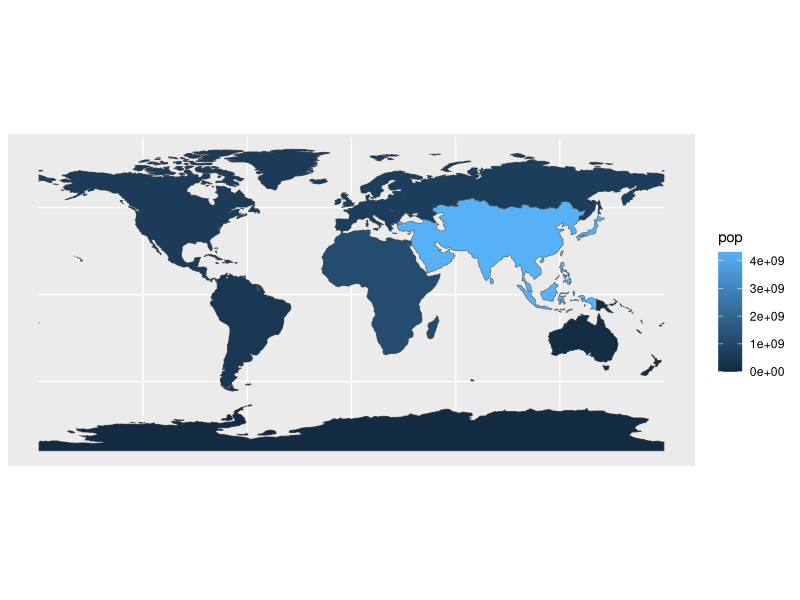
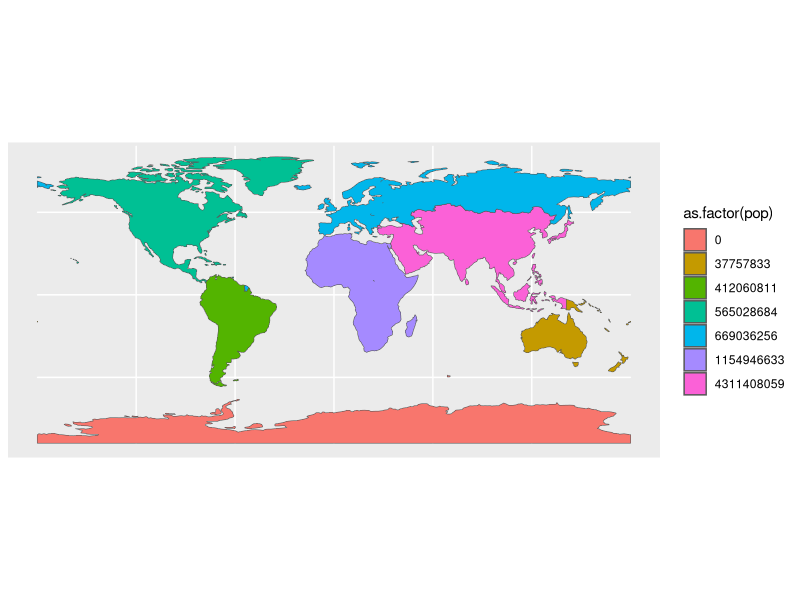
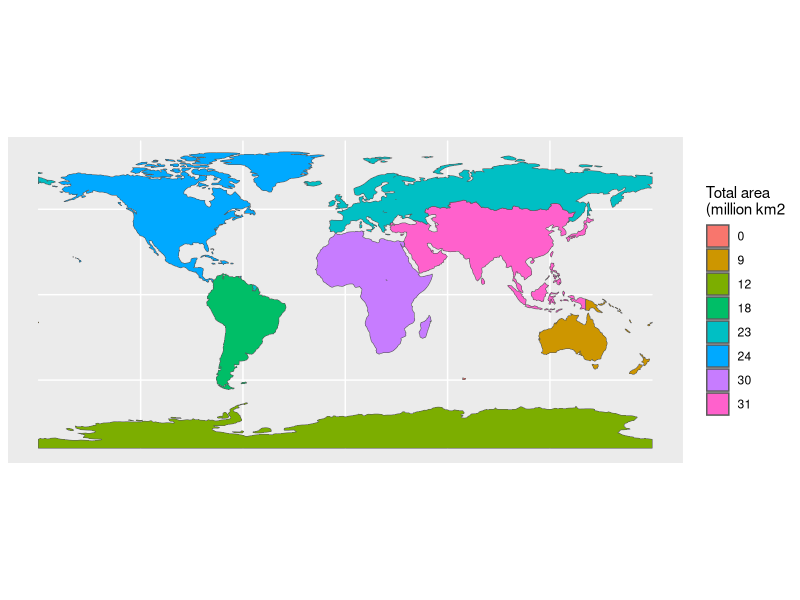
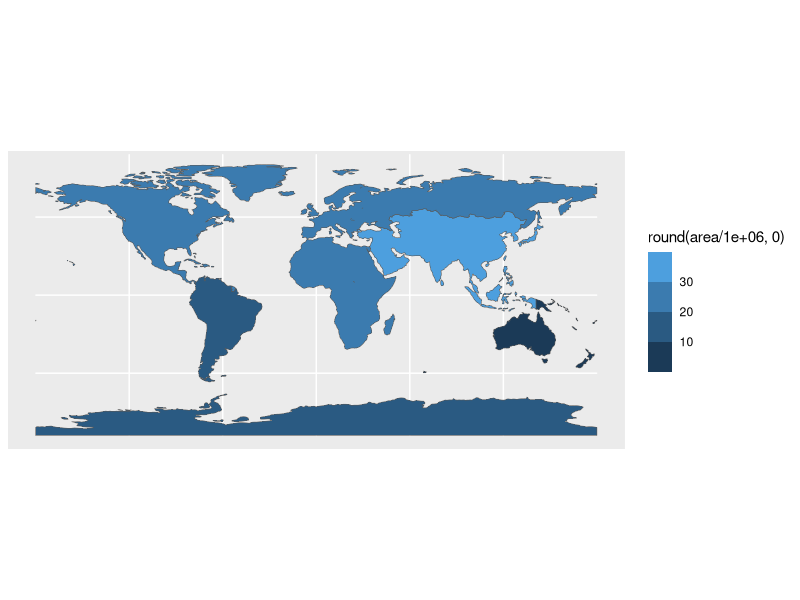
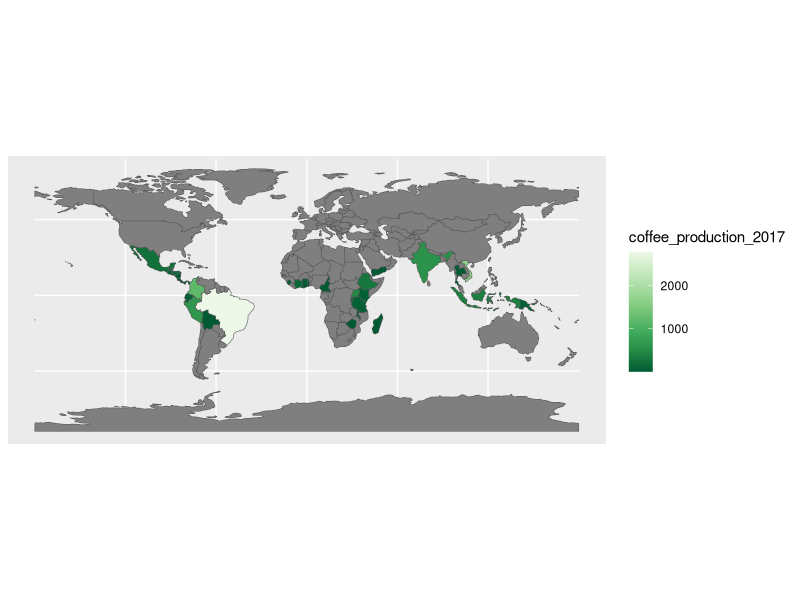
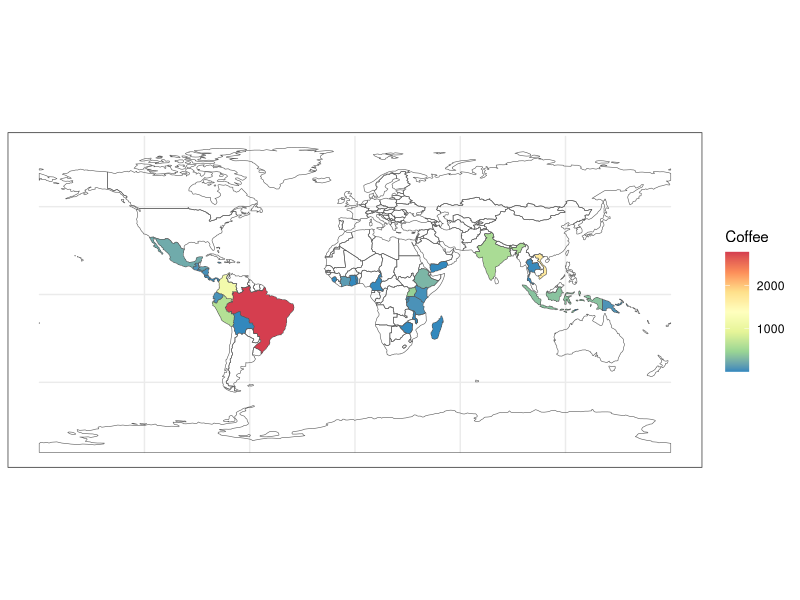

Source code (R) for these figures, in order: (Note: this script raises an error after producing the figures.)
## ------------------------------------------------------
## 01_CLASS03.R - R Script for Lecture 03 (GIS course).

# version: 1.0
# Author: Bruno Conte Leite @2023-24
# b.conte@unibo.it

## ------------------------------------------------------

library(sf) # simple features' library
library(spData) # library of spatial datasets
library(tidyverse) # dplyr, ggplot, ...

# 1. SF ATTRIBUTE OPERATIONS ----

# Let us use the world dataset for that:
sf.world <- world

# 1.1. Basic operations:

# Slicing (choosing rows):
sf.world[1:3,] # basic R 'vector' syntax
sf.world %>% # tidyverse syntax 
  slice(1:3)

# Selecting (choosing columns
# /variables):
sf.world[,1:3]
sf.world %>% 
  select(1:3) # or by names, as we already did

# Filtering: countries whose area>200.000 km2
sf.world %>% 
  filter(area_km2>200000) # select variables

# Filtering: note that there is an underlying
# logical vector (TRUE/FALSE):
sf.world$area_km2>200000
logical.vector <- sf.world$area_km2>200000
sf.world[logical.vector,]


# 1.2. Aggregating

# Let us start with a simple data.frame 
# example (no geometry):
df.world <- st_drop_geometry(sf.world) # it is just a data set

# Aggregating (collapsing, in Stata) total
# area in each continent:

df.world %>% 
  group_by(continent) %>% 
  summarise(total_area = sum(area_km2))

# Multiple variables:
df.world %>% 
  group_by(continent) %>% 
  summarise(total_area = sum(area_km2), average_pop = mean(pop))
# Watch out for missing data (NA)!!!

df.world %>% 
  group_by(continent) %>% 
  summarise(total_area = sum(area_km2), average_pop = mean(pop,na.rm=T))
# NaN: average of zeros/NA; that is missing data in
# all observations of the group (continent)

rm(df.world)

# Aggregating SF: also aggregate geometries
# (if polygons, make them multipolygon AND
# join the polygons that touch one another)

sf.world.agg <- world %>% 
  group_by(continent) %>% 
  summarize(pop = sum(pop))

# Likely error: how to solve it?
# https://stackoverflow.com/questions/68478179/how-to-resolve-spherical-geometry-failures-when-joining-spatial-data
sf_use_s2(F)
# be careful with this: it is happening because this
# geometry has low precision! Not reccomended!

sf.world.agg <- sf.world %>% 
  group_by(continent) %>% 
  summarize(pop = sum(pop,na.rm=T))

ggplot(sf.world.agg) +
  geom_sf(aes(fill=pop))

# Using factors inside aesthetics
# (transform continuous scale into
# discrete):
ggplot(sf.world.agg) +
  geom_sf(aes(fill=as.factor(pop)))

# Multiple aggregation:
sf.world.agg <- sf.world %>% 
  group_by(continent) %>% 
  summarise(pop = sum(pop,na.rm = T), area = sum(area_km2,na.rm = T))

ggplot(sf.world.agg) +
  geom_sf(aes(fill=as.factor(round(area/1e6,0)))) +
  scale_fill_discrete(name = 'Total area\n(million km2')
  # what is scale_*()?

ggplot(sf.world.agg) +
  geom_sf(aes(fill=round(area/1e6,0))) +
  scale_fill_binned()
# what is scale_*()?

rm(sf.world.agg)

# 3.3. Vector merging (joining):

# Suppose we have an additional dataset
df.coffe <- coffee_data
df.coffe

# Merging (joining it) to the sf:

sf.world.merged <-sf.world %>% 
  left_join(df.coffe)
# all variables from sf.world linked to
# coffe production from df.coffee!

sf.world.merged %>% 
  select(name_long,continent,coffee_production_2017)

ggplot(sf.world.merged) +
  geom_sf(aes(fill=coffee_production_2017)) +
  scale_fill_distiller(palette = 'Greens')

ggplot(sf.world.merged) +
  geom_sf(aes(fill=coffee_production_2017)) +
  scale_fill_distiller(name = 'Coffee', palette = 'Spectral', na.value = NA) +
  theme_bw()

# What if the "merging variables" between datasets
# do not have the same names?

# Here I artificially change names in the coffe data:
df.coffe <- df.coffe %>% 
  rename(country.name = name_long)

# Try to merge:
sf.world %>% 
  left_join(df.coffe)

# Telling which variables link the two datasets:
sf.world %>% 
  left_join(df.coffe,by = c(name_long =  'country.name'))

# Generating variables (mutating):

# Coffe per capita:
sf.world.merged <- sf.world.merged %>% 
  mutate(coffee_capita = coffee_production_2016/pop)

ggplot(sf.world.merged) +
  geom_sf(aes(fill=coffee_capita))

# You can calculate the new variable directly
# inside the aes(). Example with coffee/area

ggplot(sf.world.merged) +
  geom_sf(aes(fill=(coffee_production_2016/area_km2))) +
  scale_fill_distiller(name = NULL)


# ----

# 2. SF SPATIAL OPERATIONS: ----

# Same idea that attribute data, but
# based on the relationship between two
# geometries

# The following is inspired on Chapter 4.2
#  https://r.geocompx.org/spatial-operations.html

# 2.1. Spatial subsetting (e.g. filtering)

sf.cant <- nz  %>%  filter(Name == "Canterbury")
sf.nzpeaks <- nz_height

# Visualizing:
ggplot() +
  geom_sf(data = nz,fill='white') + # whole New Zealand
  geom_sf(data = sf.cant, aes(fill='Canterbury')) + # Only Canterbury
  geom_sf(data = sf.nzpeaks,shape = 2)

# What if we want to filter peaks in Canterbury?

sf.cant.peaks <- sf.nzpeaks[sf.cant,] # slicing
# Equivalent (in intuition) to:
# sf.cant.peaks <- sf.nzpeaks[sf.nzpeaks inside sf.cant,]

ggplot() +
  geom_sf(data = nz,fill='white') + # whole New Zealand
  geom_sf(data = sf.cant, aes(fill='Canterbury')) + # Only Canterbury
  geom_sf(data = sf.nzpeaks,shape = 2) +
  geom_sf(data = sf.cant.peaks,shape = 2,color='blue')

# Note: underlying the spatial filtering, there is
# TOPOLOGICAL RELATIONSHIP of INTERSECTION (TRUE/FALSE)
st_intersects(x = sf.nzpeaks, y = sf.cant)
st_intersects(x = sf.nzpeaks, y = sf.cant,sparse = F)

# Using sf's spatial filtering function:
sf.nzpeaks %>% 
  st_filter(sf.cant) # much nicer!

# If interested in another Topological
# relationship (e.g. touches):
sf.nzpeaks %>% 
  st_filter(sf.cant, .predicate = st_within)
  # should not change the result

# Note: the dot '.' before the predicate and
# that the spatial function (st_touches) is
# written without the (): st_touches

# 2.2. Spatial joining

# Idea: similar to merging, but based on
# topological relations. As before, standard is
# st_intersects()

# Generating a random SF points:
set.seed(2018) # set seed for reproducibility
bb <- st_bbox(world) # the world's bounds
#>   xmin   ymin   xmax   ymax 
#> -180.0  -89.9  180.0   83.6
random_df <- data.frame(
  x = runif(n = 10, min = bb[1], max = bb[3]),
  y = runif(n = 10, min = bb[2], max = bb[4])
)
rm(bb)
sf.random_points <- random_df %>% 
  st_as_sf(coords = c("x", "y"))  %>%  # set coordinates
  st_set_crs("EPSG:4326") # set geographic CRS
rm(random_df)

# Visualizing:
ggplot() +
  geom_sf(data = world) +
  geom_sf(data = sf.random_points)

# What if we want to merge the country data
# into the SF random points based on intersection?

sf.points.merged <- sf.random_points %>% 
  st_join(world)

ggplot() +
  geom_sf(data = world) +
  geom_sf(data = sf.points.merged, aes(color=name_long))

# As with filtering, st_join() allows for other
# topological relationships:

sf.random_points %>% 
  st_join(world,join = st_covers)
# all missing: points do not cover polygons

# WATCH OUT: ALWAYS CHECKE WHETHER THERE ARE
# FIELDS (VARIABLES) WITH THE SAME NAME!

# Joining based on distance (disjoint
# geometries):

sf.disj.1 <- cycle_hire
sf.disj.2 <- cycle_hire_osm

ggplot() +
  geom_sf(data = sf.disj.1) +
  geom_sf(data = sf.disj.2,color='red', alpha=.5)

# Do they touch?
st_touches(sf.disj.1,sf.disj.2,sparse = F)
any(st_touches(sf.disj.1,sf.disj.2,sparse = F))

# Joining them based on 20 meters distance:
logical.dist <- st_is_within_distance(sf.disj.1, sf.disj.2, 
                        dist = units::set_units(20, "m"))
logical.dist
logical.dist[100:150]

logical.dist <- st_is_within_distance(
  sf.disj.1, 
  sf.disj.2, 
  dist = units::set_units(20, "m"),
  sparse = F
  )
dim(logical.dist)

sf.disjoint.joined <- st_join(
  sf.disj.1, 
  sf.disj.2, 
  st_is_within_distance, 
  dist = units::set_units(20, "m")
  )

# BE CAREFUL: this can be consume a lot of
# CPU time depending on the size of the
# features you are merging!

# 2.3. Spatial join of incongruent layers
# check Chapter 4.2.7 of
# https://r.geocompx.org/spatial-operations.html

# ----

# 3. HANDS-IN EXERCISE ----

# 3.1. Merging and aggregating the
# world's data (attribute operations)

sf.world <- world %>% filter(!is.na(iso_a2))
df.wb <- worldbank_df %>% filter(!is.na(iso_a2))

# 3.2. Spatial operations:

sf.great.london <- lnd
sf.bikes <- cycle_hire

# Spatial filtering:

# Spatial join:

# Spatial join + aggregation:




# ----




























# 
# 
